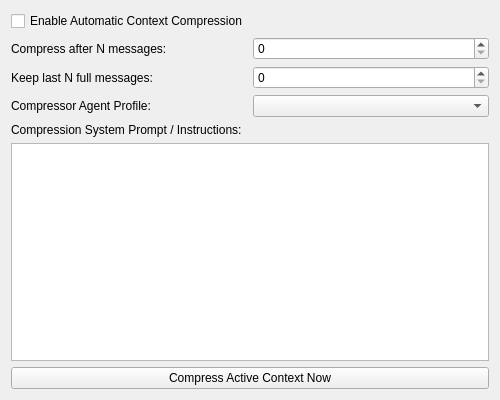
<?xml version="1.0" encoding="UTF-8"?>
<ui version="4.0">
 <class>ContextCompressorWidget</class>
 <widget class="QWidget" name="ContextCompressorWidget">
  <property name="geometry">
   <rect>
    <x>0</x>
    <y>0</y>
    <width>500</width>
    <height>400</height>
   </rect>
  </property>
  <property name="windowTitle">
   <string>Form</string>
  </property>
  <layout class="QGridLayout" name="gridLayout">
   <item row="0" column="0">
    <widget class="QCheckBox" name="enable_chk">
     <property name="text">
      <string>Enable Automatic Context Compression</string>
     </property>
    </widget>
   </item>
   <item row="1" column="0">
    <layout class="QHBoxLayout" name="h1">
     <item>
      <widget class="QLabel" name="label_spin">
       <property name="text">
        <string>Compress after N messages:</string>
       </property>
      </widget>
     </item>
     <item>
      <widget class="QSpinBox" name="spin"/>
     </item>
    </layout>
   </item>
   <item row="2" column="0">
    <layout class="QHBoxLayout" name="h1b">
     <item>
      <widget class="QLabel" name="keep_label_spin">
       <property name="text">
        <string>Keep last N full messages:</string>
       </property>
      </widget>
     </item>
     <item>
      <widget class="QSpinBox" name="keep_spin"/>
     </item>
    </layout>
   </item>
   <item row="3" column="0">
    <layout class="QHBoxLayout" name="h2">
     <item>
      <widget class="QLabel" name="label_combo">
       <property name="text">
        <string>Compressor Agent Profile:</string>
       </property>
      </widget>
     </item>
     <item>
      <widget class="QComboBox" name="agent_combo"/>
     </item>
    </layout>
   </item>
   <item row="4" column="0">
    <widget class="QLabel" name="label_prompt">
     <property name="text">
      <string>Compression System Prompt / Instructions:</string>
     </property>
    </widget>
   </item>
   <item row="5" column="0">
    <widget class="QTextEdit" name="prompt_edit"/>
   </item>
   <item row="6" column="0">
    <widget class="QPushButton" name="btn">
     <property name="text">
      <string>Compress Active Context Now</string>
     </property>
    </widget>
   </item>
  </layout>
 </widget>
 <resources/>
 <connections/>
</ui>
